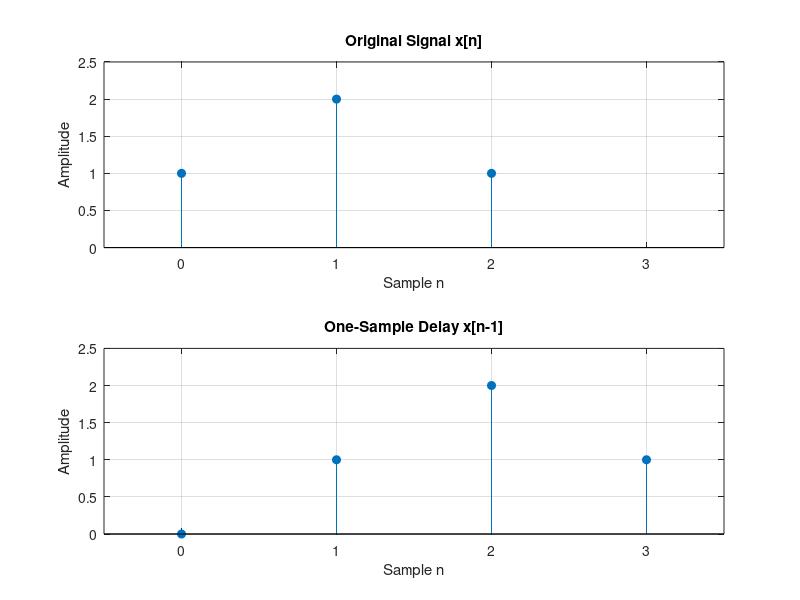
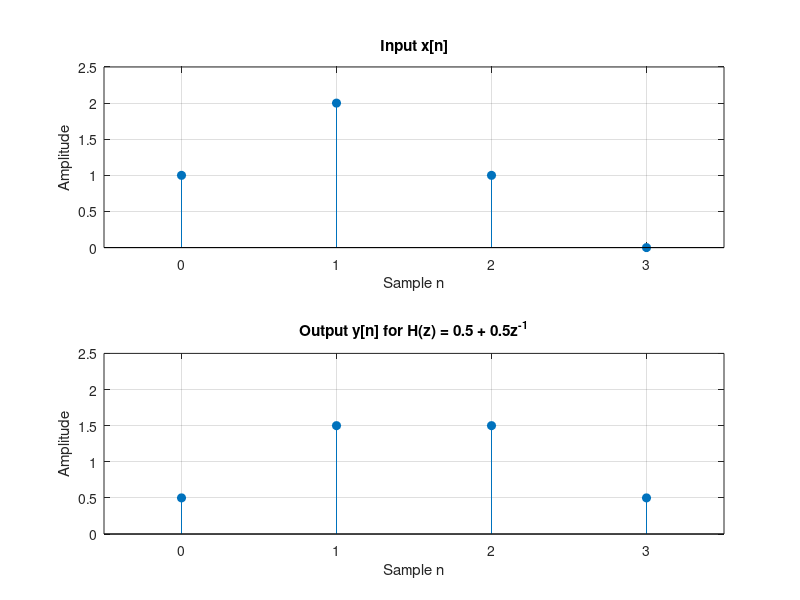
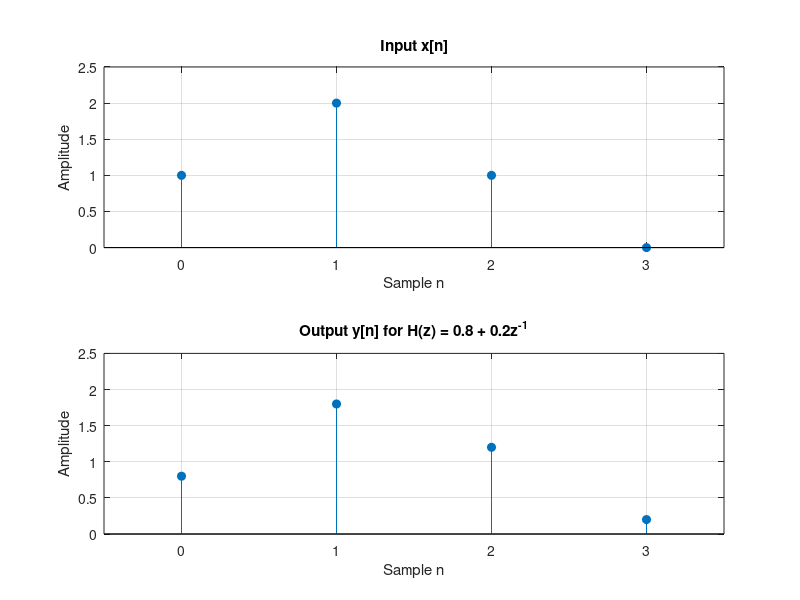

Here is the MATLAB script that generated these plots, in order:
%% Z-Transform and Delays
% Md Mohiuddin Mollah - Digital Signal Processing 2026
clear; clc; close all;

%% Part 1: the signal x[n] and its one-sample delay
x = [1 2 1];
n = 0:length(x)-1;

% Delay the signal by one sample
xDelayed = [0 x];
nDelayed = 0:length(xDelayed)-1;

figure;
subplot(2,1,1);
stem(n, x, 'filled');
title('Original Signal x[n]');
xlabel('Sample n'); ylabel('Amplitude');
grid on; xlim([-0.5 3.5]); ylim([0 2.5]);

subplot(2,1,2);
stem(nDelayed, xDelayed, 'filled');
title('One-Sample Delay x[n-1]');
xlabel('Sample n'); ylabel('Amplitude');
grid on; xlim([-0.5 3.5]); ylim([0 2.5]);

saveas(gcf, 'original_and_delayed.png');

%% Part 2: system H(z) = 0.5 + 0.5z^(-1)
b = [0.5 0.5];
a = 1;

% Add one zero to show the final output sample
xInput = [x 0];
y = filter(b, a, xInput);
nOutput = 0:length(y)-1;

figure;
subplot(2,1,1);
stem(nOutput, xInput, 'filled');
title('Input x[n]');
xlabel('Sample n'); ylabel('Amplitude');
grid on; xlim([-0.5 3.5]); ylim([0 2.5]);

subplot(2,1,2);
stem(nOutput, y, 'filled');
title('Output y[n] for H(z) = 0.5 + 0.5z^{-1}');
xlabel('Sample n'); ylabel('Amplitude');
grid on; xlim([-0.5 3.5]); ylim([0 2.5]);

saveas(gcf, 'averaging_output.png');

disp('Output samples for b = [0.5 0.5]:');
disp(y);

%% Task 6: changed system H(z) = 0.8 + 0.2z^(-1)
b2 = [0.8 0.2];
y2 = filter(b2, a, xInput);

figure;
subplot(2,1,1);
stem(nOutput, xInput, 'filled');
title('Input x[n]');
xlabel('Sample n'); ylabel('Amplitude');
grid on; xlim([-0.5 3.5]); ylim([0 2.5]);

subplot(2,1,2);
stem(nOutput, y2, 'filled');
title('Output y[n] for H(z) = 0.8 + 0.2z^{-1}');
xlabel('Sample n'); ylabel('Amplitude');
grid on; xlim([-0.5 3.5]); ylim([0 2.5]);

saveas(gcf, 'modified_output.png');

disp('Output samples for b = [0.8 0.2]:');
disp(y2);
